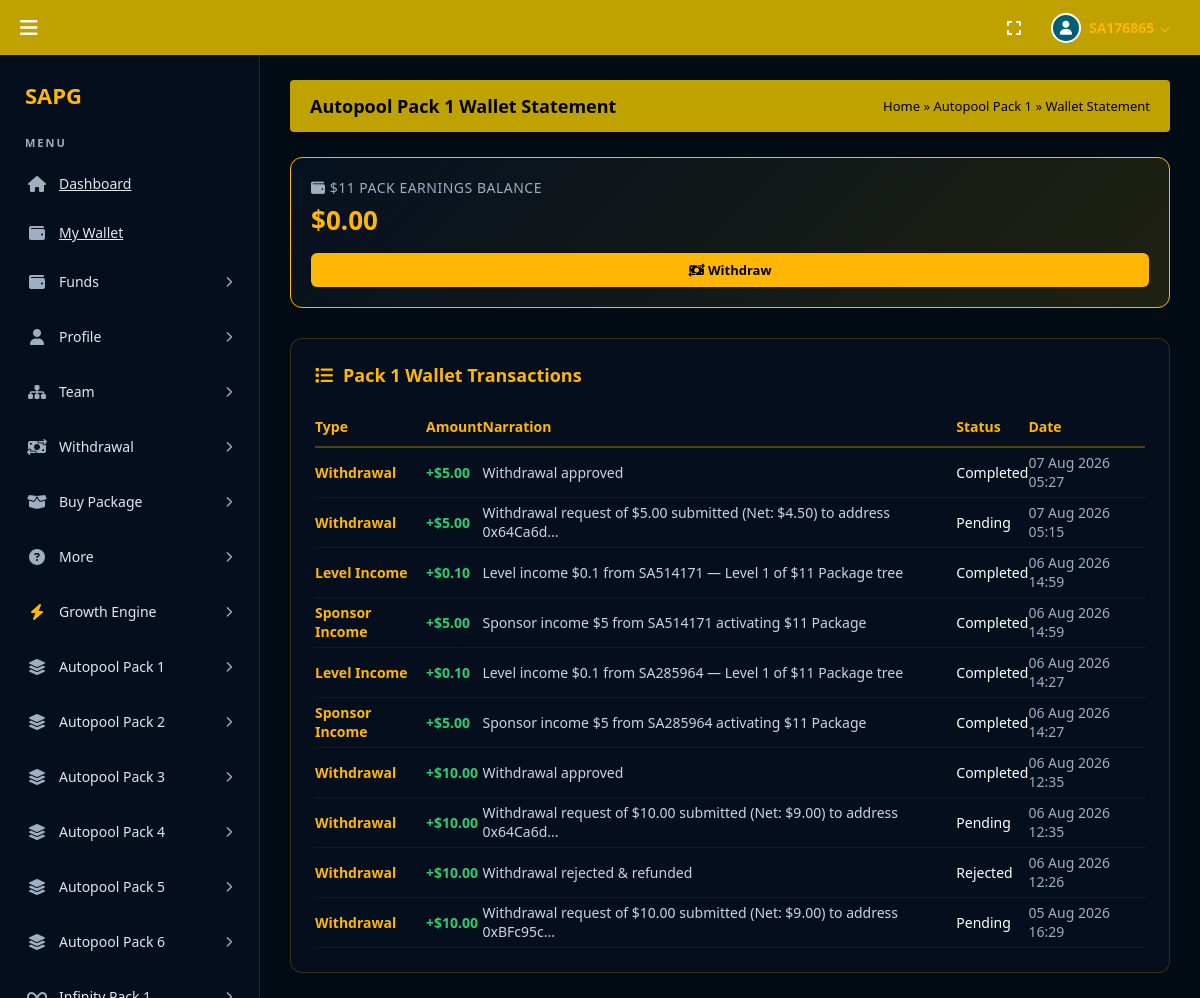
/UserPanel/autopoolPackWallet.php (signed in), run on the app's committed database.
### tables this page shows
CREATE TABLE `transactions` (
  `id` int(11) NOT NULL AUTO_INCREMENT,
  `user_id` varchar(8) NOT NULL COMMENT 'The user this transaction belongs to',
  `transaction_type` enum('deposit','withdrawal','package_purchase','booster_purchase','autopool_income','sponsor_income','level_income','booster_income','reward_income','sponsor_income_held','sponsor_income_released','internal_transfer','admin_charge','company_revenue','company_sweep') NOT NULL,
  `amount` decimal(15,4) NOT NULL,
  `wallet_type` varchar(20) DEFAULT NULL COMMENT 'e.g. main_deposit, earnings_11, booster_10',
  `status` enum('Pending','Approved','Rejected','Held','Released','Completed') DEFAULT 'Completed',
  `narration` text NOT NULL COMMENT 'Human-readable description of the transaction',
  `related_user_id` varchar(8) DEFAULT NULL COMMENT 'The other party involved (sponsor, buyer, etc.)',
  `created_at` timestamp NOT NULL DEFAULT current_timestamp(),
  `blocked_by_user_id` varchar(8) DEFAULT NULL,
  PRIMARY KEY (`id`),
  KEY `idx_user` (`user_id`),
  KEY `idx_type` (`transaction_type`),
  KEY `idx_status` (`status`),
  KEY `idx_created` (`created_at`),
  KEY `idx_wallet` (`wallet_type`),
  KEY `idx_user_type` (`user_id`,`transaction_type`),
  KEY `idx_blocked_by` (`blocked_by_user_id`)
);

### UserPanel/autopoolPackWallet.php (the view, shortened to what this page needs)
<?php
require_once '../libs/auth.php';
$user_id = $_SESSION['user_id'];
$pack = isset($_GET['pack']) ? (int)$_GET['pack'] : 1;
$wallet_map = [
    1 => 'earnings_11_wallet',
    2 => 'earnings_30_wallet',
    3 => 'earnings_60_wallet',
    4 => 'earnings_120_wallet',
    5 => 'earnings_240_wallet',
    6 => 'earnings_480_wallet'
];
$wallet_name_map = [
    1 => '$11 Pack Earnings',
    2 => '$30 Pack Earnings',
    3 => '$60 Pack Earnings',
    4 => '$120 Pack Earnings',
    5 => '$240 Pack Earnings',
    6 => '$480 Pack Earnings'
];
$wallet_key = $wallet_map[$pack];
$wallet_name = $wallet_name_map[$pack];
$stmt = $pdo->prepare("SELECT * FROM user_financial_summary WHERE user_id = ?");
$stmt->execute([$user_id]);
$summary = $stmt->fetch(PDO::FETCH_ASSOC);
$balance = $summary[$wallet_key] ?? 0.00;
$stmtTx = $pdo->prepare("
    SELECT * FROM transactions
    WHERE user_id = ? AND wallet_type = ?
    ORDER BY id DESC LIMIT 10
");
$stmtTx->execute([$user_id, $wallet_key]);
$transactions = $stmtTx->fetchAll(PDO::FETCH_ASSOC);
include '../includes/header.php';
?>
<div id="autopoolPackWalletSection" class="content-section active-view">
    <div class="profile-header-bar">
        <div class="profile-header-title">Autopool Pack <?php echo $pack; ?> Wallet Statement</div>
        <div class="profile-breadcrumb">
            <a href="index.php">Home</a> &raquo;
            Autopool Pack <?php echo $pack; ?> &raquo;
            Wallet Statement
        </div>
    </div>
    <div class="wallet-grid">
        <div class="wallet-card main-wallet">
            <div class="wallet-title"><i class="fa-solid fa-wallet"></i> <?php echo $wallet_name; ?> Balance</div>
            <div class="wallet-balance">$<?php echo number_format($balance, 2); ?></div>
            <div class="wallet-actions" style="flex-wrap: wrap;">
                <a href="newWithdrawal.php" class="btn-wallet-action btn-gold-fill"><i class="fa-solid fa-money-bill-transfer"></i> Withdraw</a>
            </div>
        </div>
    </div>
    <div class="table-card" style="margin-top: 30px;">
        <div class="card-header-title"><i class="fa-solid fa-list"></i> Pack <?php echo $pack; ?> Wallet Transactions</div>
        <div style="overflow-x:auto;">
            <table style="width:100%; border-collapse:collapse; text-align:left; font-size:14px;">
                <thead>
                    <tr style="border-bottom: 2px solid rgba(255,183,3,0.3); color:#ffb703; height:40px;">
                        <th>Type</th>
                        <th>Amount</th>
                        <th>Narration</th>
                        <th>Status</th>
                        <th>Date</th>
                    </tr>
                </thead>
                <tbody>
                    <?php if (empty($transactions)): ?>
                        <tr style="height:50px; border-bottom: 1px solid rgba(255,255,255,0.05); color:#a0aec0;">
                            <td colspan="5" style="text-align:center;">No recent transactions found for this wallet.</td>
                        </tr>
                    <?php else: ?>
                        <?php foreach ($transactions as $tx):
                            $badgeClass = 'badge-inactive';
                            if ($tx['status'] === 'Completed' || $tx['status'] === 'Released') {
                                $badgeClass = 'badge-active';
                            }
                        ?>
                            <tr style="height:50px; border-bottom: 1px solid rgba(255,255,255,0.05);">
                                <td style="text-transform:capitalize; font-weight:600; color:#ffb703;"><?php echo str_replace('_', ' ', htmlspecialchars($tx['transaction_type'])); ?></td>
                                <td style="font-weight: 600; color: <?php echo ($tx['transaction_type'] === 'internal_transfer') ? '#e74c3c' : '#2ecc71'; ?>;">
                                    <?php echo ($tx['transaction_type'] === 'internal_transfer') ? '-' : '+'; ?>$<?php echo number_format($tx['amount'], 2); ?>
                                </td>
                                <td style="color:#cbd5e0;" title="<?php echo htmlspecialchars($tx['narration']); ?>"><?php echo htmlspecialchars($tx['narration']); ?></td>
                                <td>
                                    <span class="badge <?php echo $badgeClass; ?>">
                                        <?php echo htmlspecialchars($tx['status']); ?>
                                    </span>
                                </td>
                                <td style="color:#a0aec0;"><?php echo date('d M Y H:i', strtotime($tx['created_at'])); ?></td>
                            </tr>
                        <?php endforeach; ?>
                    <?php endif; ?>
                </tbody>
            </table>
        </div>
    </div>
</div>
<?php include '../includes/footer.php'; ?>

### includes/header.php (style rules this page uses)
* { margin: 0; padding: 0; box-sizing: border-box; font-family: 'Segoe UI', Tahoma, Geneva, Verdana, sans-serif; }
body { overflow: hidden; background-color: #030b14; color: #fff; display: flex; flex-direction: column; height: 100vh; height: 100dvh; width: 100vw; }
.profile-header-bar { background: #bfa100; padding: 14px 20px; border-radius: 4px; display: flex; justify-content: space-between; align-items: center; margin-bottom: 25px; box-shadow: 0 4px 10px rgba(0, 0, 0, 0.3); }
.profile-header-title { color: #000; font-size: 18px; font-weight: bold; }
.profile-breadcrumb { font-size: 13px; color: #000; font-weight: 500; }
.profile-breadcrumb a { color: #000; text-decoration: none; }
.content-section { display: none; }
.content-section.active-view { display: block; }

### UserPanel/autopoolPackWallet.php (style rules this page uses)
.wallet-grid { display: grid; grid-template-columns: repeat(auto-fit, minmax(280px, 1fr)); gap: 20px; margin-top: 20px; }
.wallet-card { background: rgba(6, 17, 33, 0.75); border: 1px solid rgba(255, 183, 3, 0.3); border-radius: 12px; padding: 20px; position: relative; overflow: hidden; transition: 0.3s; }
.wallet-card.main-wallet { border-color: #ffb703; background: linear-gradient(135deg, rgba(6, 17, 33, 0.9), rgba(191, 161, 0, 0.15)); }
.wallet-title { font-size: 14px; color: #a0aec0; margin-bottom: 5px; text-transform: uppercase; letter-spacing: 0.5px; }
.wallet-balance { font-size: 26px; font-weight: bold; color: #fff; margin-bottom: 15px; }
.wallet-card.main-wallet .wallet-balance { color: #ffb703; }
.wallet-actions { display: flex; gap: 10px; }
.btn-wallet-action { flex: 1; padding: 8px 12px; font-size: 13px; font-weight: bold; border-radius: 6px; text-align: center; text-decoration: none; cursor: pointer; transition: 0.2s; }
.btn-gold-fill { background: #ffb703; color: #000; border: none; }
.table-card { background: rgba(6, 17, 33, 0.75); border: 1px solid rgba(255, 183, 3, 0.2); border-radius: 12px; padding: 24px; }
.card-header-title { font-size: 18px; font-weight: bold; color: #ffb703; margin-bottom: 20px; display: flex; align-items: center; gap: 10px; }

### data on the page
transactions: transaction_type "Withdrawal", amount "5.00", narration "Withdrawal approved", status "Completed", created_at "07 Aug 2026 05:27"
transactions: transaction_type "Withdrawal", amount "5.00", narration "Withdrawal request of $5.00 submitted (Net: $4.50) to address 0x64Ca6d...", status "Pending", created_at "07 Aug 2026 05:15"
transactions: transaction_type "Level Income", amount "0.10", narration "Level income $0.1 from SA514171 — Level 1 of $11 Package tree", status "Completed", created_at "06 Aug 2026 14:59"
transactions: transaction_type "Sponsor Income", amount "5.00", narration "Sponsor income $5 from SA514171 activating $11 Package", status "Completed", created_at "06 Aug 2026 14:59"
transactions: transaction_type "Level Income", amount "0.10", narration "Level income $0.1 from SA285964 — Level 1 of $11 Package tree", status "Completed", created_at "06 Aug 2026 14:27"
transactions: transaction_type "Sponsor Income", amount "5.00", narration "Sponsor income $5 from SA285964 activating $11 Package", status "Completed", created_at "06 Aug 2026 14:27"
transactions: transaction_type "Withdrawal", amount "10.00", narration "Withdrawal approved", status "Completed", created_at "06 Aug 2026 12:35"
transactions: transaction_type "Withdrawal", amount "10.00", narration "Withdrawal request of $10.00 submitted (Net: $9.00) to address 0x64Ca6d...", status "Pending", created_at "06 Aug 2026 12:35"
transactions: transaction_type "Withdrawal", amount "10.00", narration "Withdrawal rejected & refunded", status "Rejected", created_at "06 Aug 2026 12:26"
transactions: transaction_type "Withdrawal", amount "10.00", narration "Withdrawal request of $10.00 submitted (Net: $9.00) to address 0xBFc95c...", status "Pending", created_at "05 Aug 2026 16:29"

### other printed values
$_SESSION['user_id'] "SA176865"
$env['SITE_NAME'] "SAPG"
$pack "1"
$wallet_name "$11 PACK EARNINGS"
$balance "0.00"
